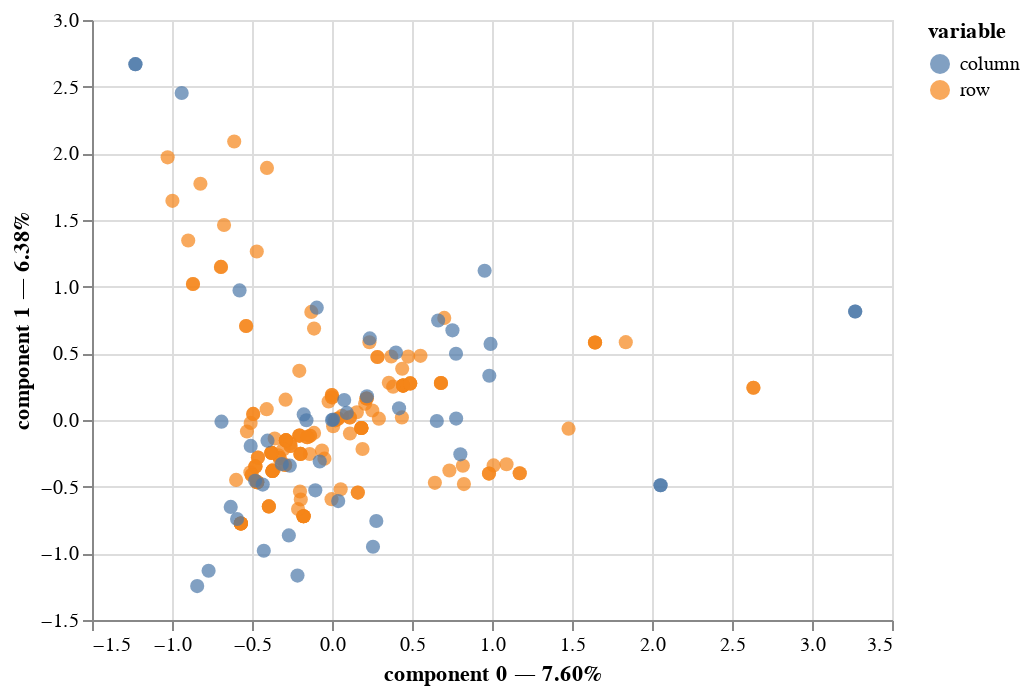

Notebook cell for this chart:
### Markdown cell above
fuel-type_diesel - has a strong positive association with a characteristic represented by component 0, but negative associations with components 1 and 2.

fuel-type_gas - it has a weak relationship with the components, especially component 0.

aspiration_std - not strongly associated with any of these components.

aspiration_turbo - positively associated with component 0 and negatively with component 2.

make_alfa-romero - positively associated with component 0 and negatively with component 2.

### Code cell
mca.plot(
    category_cols,
    x_component=0,
    y_component=1
)

### Figure 1 — Vega-Lite specification as saved in the notebook (floating-point values rounded to 4 significant figures; data arrays with more than 128 entries replaced by an {"elided": "..."} marker saying what was removed)
{"config": {"view": {"continuousWidth": 400, "continuousHeight": 300}}, "data": {"name": "data-3b62b619cdd429563d473dc8124bba4d"}, "mark": {"type": "circle", "size": 50}, "encoding": {"color": {"field": "variable", "type": "nominal"}, "tooltip": [{"field": "variable", "type": "nominal"}, {"field": "value", "type": "nominal"}, {"field": "component 0", "type": "quantitative"}, {"field": "component 1", "type": "quantitative"}], "x": {"axis": {"title": "component 0 — 7.60%"}, "field": "component 0", "scale": {"zero": false}, "type": "quantitative"}, "y": {"axis": {"title": "component 1 — 6.38%"}, "field": "component 1", "scale": {"zero": false}, "type": "quantitative"}}, "selection": {"selector001": {"type": "interval", "bind": "scales", "encodings": ["x", "y"]}}, "$schema": "https://vega.github.io/schema/vega-lite/v4.17.0.json", "datasets": {"data-3b62b619cdd429563d473dc8124bba4d": {"elided": "211 records"}}}
